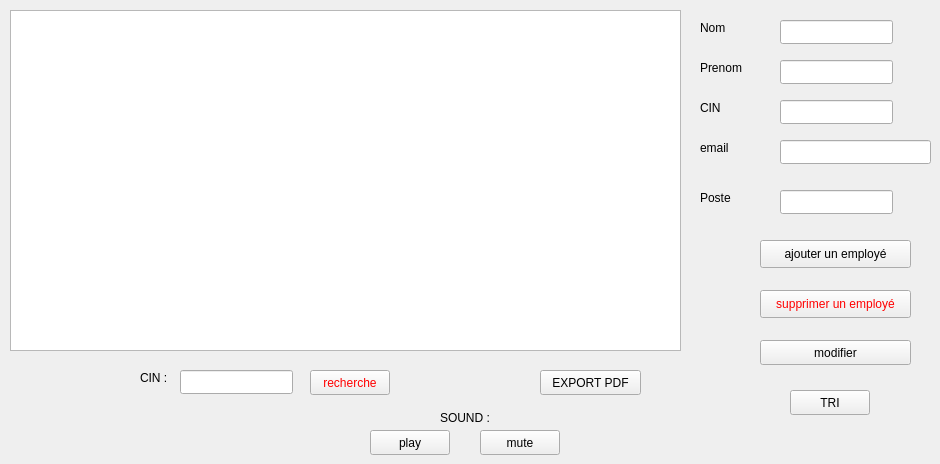
      <widget class="QWidget" name="tab_5">
       <attribute name="title">
        <string>Employés</string>
       </attribute>
       <widget class="QPushButton" name="ae_pushButton_3">
        <property name="geometry">
         <rect>
          <x>760</x>
          <y>240</y>
          <width>151</width>
          <height>28</height>
         </rect>
        </property>
        <property name="text">
         <string>ajouter un employé</string>
        </property>
       </widget>
       <widget class="QPushButton" name="se_pushButton_3">
        <property name="geometry">
         <rect>
          <x>760</x>
          <y>290</y>
          <width>151</width>
          <height>28</height>
         </rect>
        </property>
        <property name="styleSheet">
         <string notr="true">QPushButton { color: red }</string>
        </property>
        <property name="text">
         <string>supprimer un employé</string>
        </property>
       </widget>
       <widget class="QLineEdit" name="lineEdit_PE_3">
        <property name="geometry">
         <rect>
          <x>780</x>
          <y>60</y>
          <width>113</width>
          <height>24</height>
         </rect>
        </property>
       </widget>
       <widget class="QLineEdit" name="lineEdit_mailE_3">
        <property name="geometry">
         <rect>
          <x>780</x>
          <y>140</y>
          <width>151</width>
          <height>24</height>
         </rect>
        </property>
       </widget>
       <widget class="QLineEdit" name="lineEdit_CinE_3">
        <property name="geometry">
         <rect>
          <x>780</x>
          <y>100</y>
          <width>113</width>
          <height>24</height>
         </rect>
        </property>
       </widget>
       <widget class="QLineEdit" name="lineEdit_NE_3">
        <property name="geometry">
         <rect>
          <x>780</x>
          <y>20</y>
          <width>113</width>
          <height>24</height>
         </rect>
        </property>
        <property name="styleSheet">
         <string notr="true">QLineEdit { color: red }</string>
        </property>
       </widget>
       <widget class="QLineEdit" name="lineEdit_PosteE_3">
        <property name="geometry">
         <rect>
          <x>780</x>
          <y>190</y>
          <width>113</width>
          <height>24</height>
         </rect>
        </property>
       </widget>
       <widget class="QLabel" name="label_31">
        <property name="geometry">
         <rect>
          <x>700</x>
          <y>20</y>
          <width>56</width>
          <height>16</height>
         </rect>
        </property>
        <property name="text">
         <string>Nom</string>
        </property>
       </widget>
       <widget class="QLabel" name="label_32">
        <property name="geometry">
         <rect>
          <x>700</x>
          <y>60</y>
          <width>56</width>
          <height>16</height>
         </rect>
        </property>
        <property name="text">
         <string>Prenom</string>
        </property>
       </widget>
       <widget class="QLabel" name="label_33">
        <property name="geometry">
         <rect>
          <x>700</x>
          <y>100</y>
          <width>56</width>
          <height>16</height>
         </rect>
        </property>
        <property name="text">
         <string>CIN</string>
        </property>
       </widget>
       <widget class="QLabel" name="label_34">
        <property name="geometry">
         <rect>
          <x>700</x>
          <y>140</y>
          <width>56</width>
          <height>16</height>
         </rect>
        </property>
        <property name="text">
         <string>email</string>
        </property>
       </widget>
       <widget class="QLabel" name="label_35">
        <property name="geometry">
         <rect>
          <x>700</x>
          <y>190</y>
          <width>56</width>
          <height>16</height>
         </rect>
        </property>
        <property name="text">
         <string>Poste</string>
        </property>
       </widget>
       <widget class="QLabel" name="label_36">
        <property name="geometry">
         <rect>
          <x>140</x>
          <y>370</y>
          <width>31</width>
          <height>16</height>
         </rect>
        </property>
        <property name="text">
         <string>CIN :</string>
        </property>
       </widget>
       <widget class="QLineEdit" name="lineEdit_Recherche_Cin_3">
        <property name="geometry">
         <rect>
          <x>180</x>
          <y>370</y>
          <width>113</width>
          <height>24</height>
         </rect>
        </property>
       </widget>
       <widget class="QTableView" name="tableView_employe_3">
        <property name="geometry">
         <rect>
          <x>10</x>
          <y>10</y>
          <width>671</width>
          <height>341</height>
         </rect>
        </property>
       </widget>
       <widget class="QPushButton" name="pushButton_modifierE_3">
        <property name="geometry">
         <rect>
          <x>760</x>
          <y>340</y>
          <width>151</width>
          <height>25</height>
         </rect>
        </property>
        <property name="text">
         <string>modifier</string>
        </property>
        <property name="checkable">
         <bool>true</bool>
        </property>
       </widget>
       <widget class="QPushButton" name="re_3">
        <property name="geometry">
         <rect>
          <x>310</x>
          <y>370</y>
          <width>80</width>
          <height>25</height>
         </rect>
        </property>
        <property name="styleSheet">
         <string notr="true">QPushButton { color: red}</string>
        </property>
        <property name="text">
         <string>recherche</string>
        </property>
       </widget>
       <widget class="QPushButton" name="tri_5">
        <property name="geometry">
         <rect>
          <x>790</x>
          <y>390</y>
          <width>80</width>
          <height>25</height>
         </rect>
        </property>
        <property name="text">
         <string>TRI</string>
        </property>
       </widget>
       <widget class="QPushButton" name="PDF_3">
        <property name="geometry">
         <rect>
          <x>540</x>
          <y>370</y>
          <width>101</width>
          <height>25</height>
         </rect>
        </property>
        <property name="text">
         <string>EXPORT PDF</string>
        </property>
       </widget>
       <widget class="QPushButton" name="paly_3">
        <property name="geometry">
         <rect>
          <x>370</x>
          <y>430</y>
          <width>80</width>
          <height>25</height>
         </rect>
        </property>
        <property name="text">
         <string>play</string>
        </property>
       </widget>
       <widget class="QPushButton" name="mute_3">
        <property name="geometry">
         <rect>
          <x>480</x>
          <y>430</y>
          <width>80</width>
          <height>25</height>
         </rect>
        </property>
        <property name="text">
         <string>mute</string>
        </property>
       </widget>
       <widget class="QLabel" name="label_37">
        <property name="geometry">
         <rect>
          <x>440</x>
          <y>410</y>
          <width>56</width>
          <height>16</height>
         </rect>
        </property>
        <property name="text">
         <string>SOUND :</string>
        </property>
       </widget>
      </widget>
